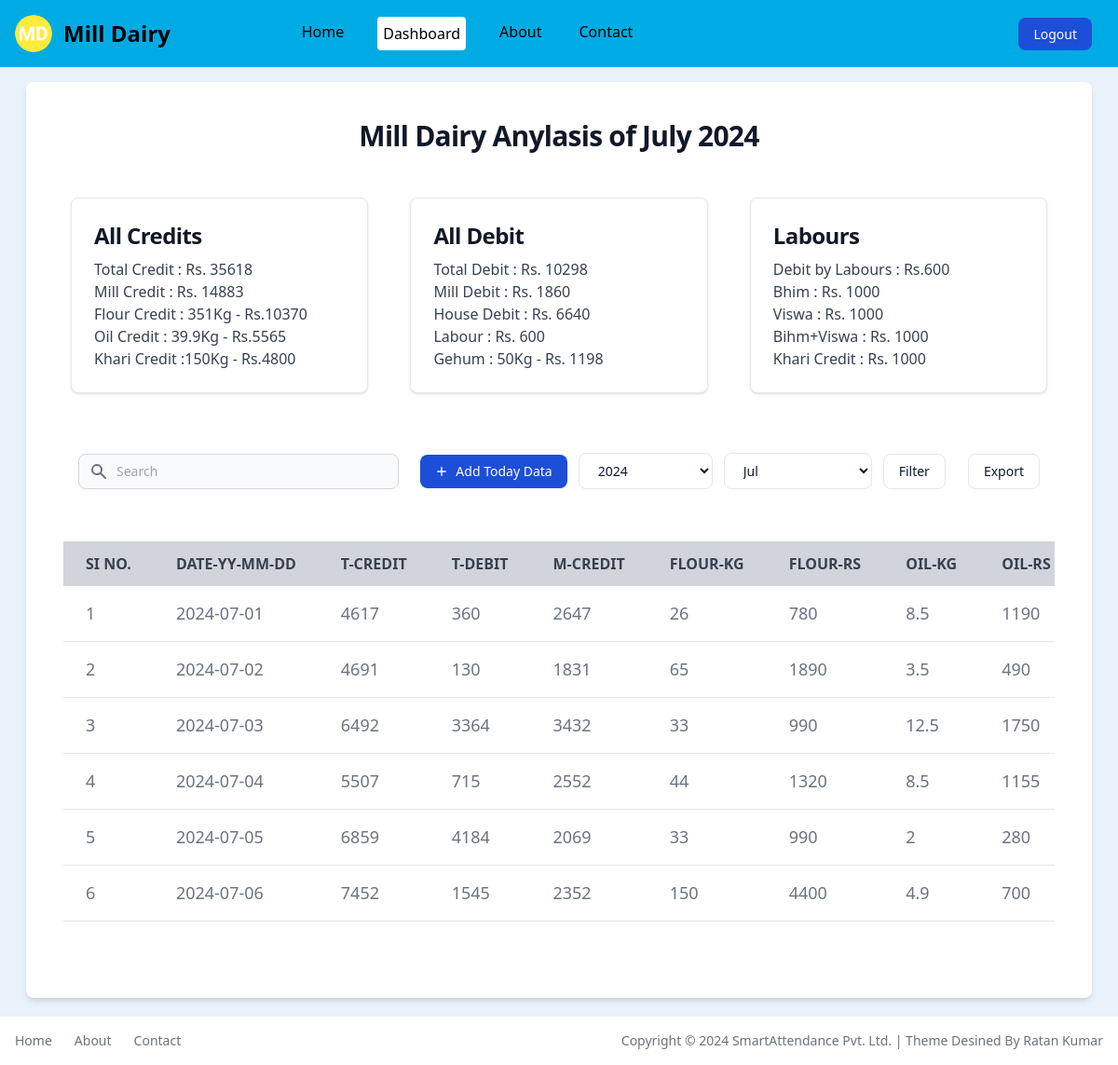
Page /dashboard (signed in) on the earlier database version.
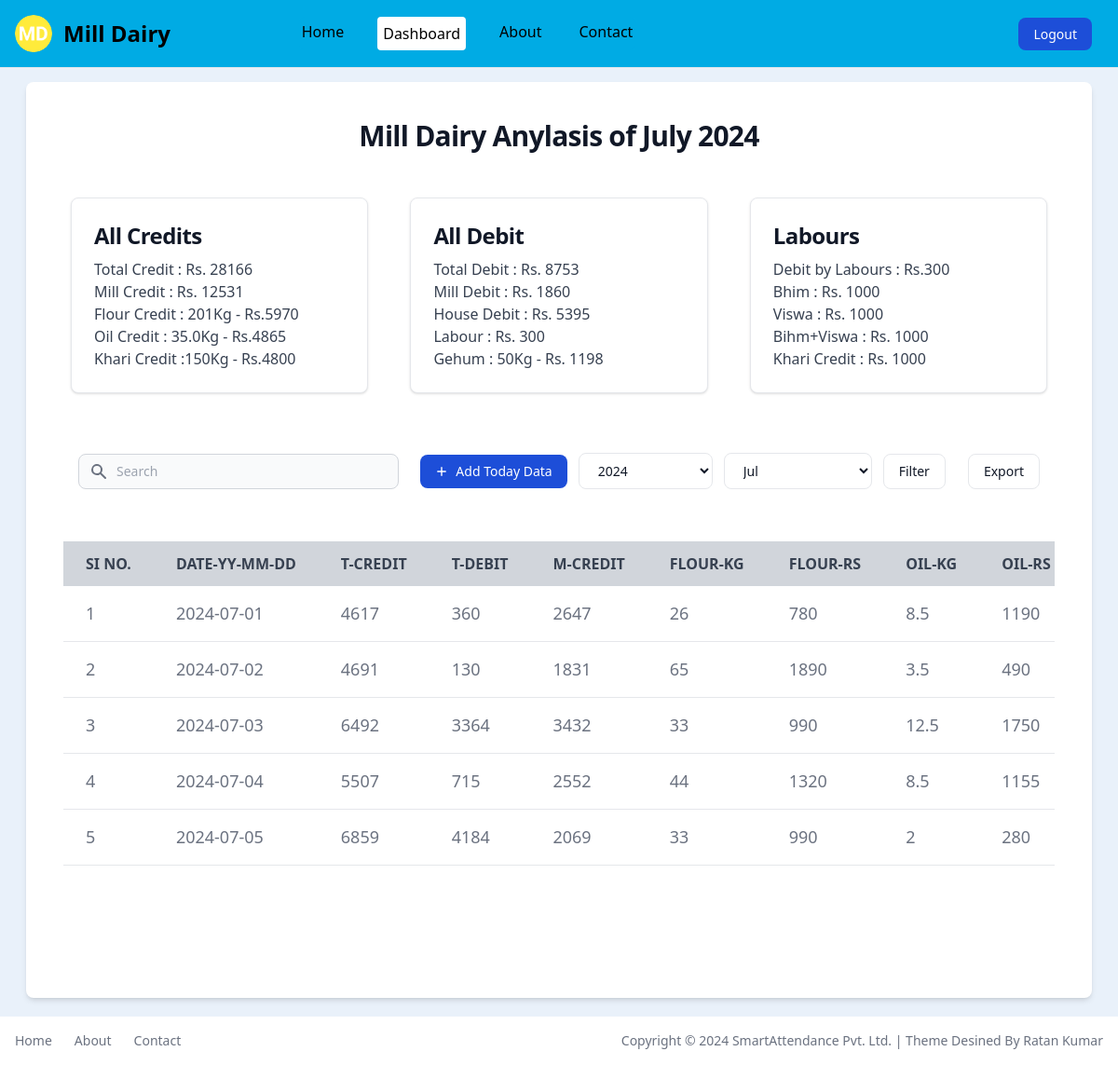
Same page on the later database version.
### app.py (models this page shows, shortened)
class MillData(db.Model):
    id = db.Column(db.Integer, primary_key=True)
    user_id = db.Column(db.Integer, db.ForeignKey('user.id'), nullable=False)
    date = db.Column(db.Date, default=datetime.datetime.now)
    mill_credit = db.Column(db.Integer, nullable=False)
    flour_weight = db.Column(db.Integer, nullable=False)
    flour_rs = db.Column(db.Integer, nullable=False)
    oil_weight = db.Column(db.Integer, nullable=False)
    oil_rs = db.Column(db.Integer, nullable=False)
    khari_weight = db.Column(db.Integer, nullable=False)
    khari_rs = db.Column(db.Integer, nullable=False)
    labour_dscri = db.Column(db.String(100), nullable=False)
    labour_rs = db.Column(db.Integer, nullable=False)
    mill_debit = db.Column(db.Integer, nullable=False)
    mill_dscri = db.Column(db.String(100), nullable=False)
    home_debit = db.Column(db.Integer, nullable=False)
    home_dscri = db.Column(db.String(100), nullable=False)
    gehum_weight = db.Column(db.Integer, nullable=False)
    gehum_rs = db.Column(db.Integer, nullable=False)
    total_credit = db.Column(db.Integer, nullable=False)
    total_debit = db.Column(db.Integer, nullable=False)
    user = db.relationship('User', backref=db.backref('milldatas', lazy=True))

### app.py (the view, shortened to what this page needs)
@app.route('/dashboard', methods=['GET', 'POST'])
def dashboard():
    if 'email' in session:
        user = User.query.filter_by(email=session['email']).first()
        year = datetime.datetime.now().year # Give: 2024/2023..
        current_year = datetime.datetime.now().year # Give: 2024/2023..
        month = datetime.datetime.now().month # Give: 1/2/3/4/5..
        month_name = datetime.datetime.now().strftime("%B")
        if request.method == 'POST':
            year = int(request.form['year'])
            month = int(request.form['month'])
            month_name = datetime.datetime(year, month, 1).strftime("%B")
        mill_dairy_datas = MillData.query.filter(
            MillData.user_id == user.id,
            db.extract('year', MillData.date) == year,
            db.extract('month', MillData.date) == month
        ).all()
        query = request.args.get('query')
        total_t_credit = sum(data.total_credit for data in mill_dairy_datas)
        total_t_debit = sum(data.total_debit for data in mill_dairy_datas)
        total_m_credit = sum(data.mill_credit for data in mill_dairy_datas)
        total_flour_rs = sum(data.flour_rs for data in mill_dairy_datas)
        total_flour_weight = sum(data.flour_weight for data in mill_dairy_datas)
        total_oil_rs = sum(data.oil_rs for data in mill_dairy_datas)
        total_oil_weight = sum(data.oil_weight for data in mill_dairy_datas)
        total_khari_rs = sum(data.khari_rs for data in mill_dairy_datas)
        total_khari_weight = sum(data.khari_weight for data in mill_dairy_datas)
        total_mill_debit = sum(data.mill_debit for data in mill_dairy_datas)
        total_home_debit = sum(data.home_debit for data in mill_dairy_datas)
        total_labour_rs = sum(data.labour_rs for data in mill_dairy_datas)
        total_gehum_rs = sum(data.gehum_rs for data in mill_dairy_datas)
        total_gehum_weight = sum(data.gehum_weight for data in mill_dairy_datas)
        return render_template('dashboard.html', title='Dashboard', current_page='dashboard',
                               mill_dairy_datas=mill_dairy_datas, year=year, current_year=current_year,
                               month=month, month_name=month_name,
                               total_t_credit=total_t_credit, total_t_debit=total_t_debit,
                               total_m_credit=total_m_credit, total_flour_rs=total_flour_rs,
                               total_flour_weight=total_flour_weight, total_oil_rs=total_oil_rs,
                               total_oil_weight=total_oil_weight, total_khari_rs=total_khari_rs,
                               total_khari_weight=total_khari_weight, total_mill_debit=total_mill_debit,
                               total_home_debit=total_home_debit, total_labour_rs=total_labour_rs,
                               total_gehum_rs=total_gehum_rs, total_gehum_weight=total_gehum_weight)
    else:
        flash('You need to login first.', 'error')
        return redirect('/login')

### templates/dashboard.html (shortened to what this page needs)
{% extends 'layout.html' %}
{% block content %}
<div class="pt-[68px] w-full">
    <section class="bg-[#E9F1FA] dark:bg-gray-900 p-3 sm:p-5">
        <div class="mx-auto px-2 lg:px-2">
            <div class="bg-white dark:bg-gray-800 relative shadow-md sm:rounded-lg overflow-hidden">
                <h1 class="m-10 text-center mb-2 text-3xl font-bold tracking-tight text-gray-900 dark:text-white">Mill
                    Dairy Anylasis of {{month_name}} {{year}} </h1>
                <div class="m-1 md:m-10 flex flex-col md:flex-row md:items-center md:justify-between">
                    <div
                        class="block md:w-[30%] max-w-sm m-2 p-6 bg-white border border-gray-200 rounded-lg shadow hover:bg-gray-100 dark:bg-gray-800 dark:border-gray-700 dark:hover:bg-gray-700">
                        <h5 class="mb-2 text-2xl font-bold tracking-tight text-gray-900 dark:text-white">All Credits
                        </h5>
                        <p class="font-normal text-gray-700 dark:text-gray-400">Total Credit : Rs. {{ total_t_credit }}</p>
                        <p class="font-normal text-gray-700 dark:text-gray-400">Mill Credit : Rs. {{total_m_credit}}</p>
                        <p class="font-normal text-gray-700 dark:text-gray-400">Flour Credit : {{ total_flour_weight }}Kg - Rs.{{ total_flour_rs }}</p>
                        <p class="font-normal text-gray-700 dark:text-gray-400">Oil Credit : {{ total_oil_weight }}Kg - Rs.{{ total_oil_rs }}</p>
                        <p class="font-normal text-gray-700 dark:text-gray-400">Khari Credit :{{total_khari_weight}}Kg - Rs.{{total_khari_rs}}</p>
                    </div>
                    <div
                        class="block md:w-[30%] max-w-sm m-2 p-6 bg-white border border-gray-200 rounded-lg shadow hover:bg-gray-100 dark:bg-gray-800 dark:border-gray-700 dark:hover:bg-gray-700">
                        <h5 class="mb-2 text-2xl font-bold tracking-tight text-gray-900 dark:text-white">All Debit</h5>
                        <p class="font-normal text-gray-700 dark:text-gray-400">Total Debit : Rs. {{ total_t_debit }}</p>
                        <p class="font-normal text-gray-700 dark:text-gray-400">Mill Debit : Rs. {{ total_mill_debit }}</p>
                        <p class="font-normal text-gray-700 dark:text-gray-400">House Debit : Rs. {{ total_home_debit }}</p>
                        <p class="font-normal text-gray-700 dark:text-gray-400">Labour : Rs. {{ total_labour_rs }}</p>
                        <p class="font-normal text-gray-700 dark:text-gray-400">Gehum : {{ total_gehum_weight }}Kg - Rs. {{ total_gehum_rs }}</p>
                    </div>
                    <div
                        class="block md:w-[30%] max-w-sm m-2 p-6 bg-white border border-gray-200 rounded-lg shadow hover:bg-gray-100 dark:bg-gray-800 dark:border-gray-700 dark:hover:bg-gray-700">
                        <h5 class="mb-2 text-2xl font-bold tracking-tight text-gray-900 dark:text-white">Labours</h5>
                        <p class="font-normal text-gray-700 dark:text-gray-400">Debit by Labours : Rs.{{ total_labour_rs }}</p>
                        <p class="font-normal text-gray-700 dark:text-gray-400">Bhim : Rs. 1000</p>
                        <p class="font-normal text-gray-700 dark:text-gray-400">Viswa : Rs. 1000</p>
                        <p class="font-normal text-gray-700 dark:text-gray-400">Bihm+Viswa : Rs. 1000</p>
                        <p class="font-normal text-gray-700 dark:text-gray-400">Khari Credit : Rs. 1000</p>
                    </div>
                </div>
                <div class="m-1 md:m-10 flex flex-col md:flex-row items-center justify-between space-y-5 md:space-y-0 md:space-x-4 p-4">
                    <div class="w-full md:w-1/3">
                        <form class="flex items-center" action="/dashboard" method="get">
                            <div class="relative w-full">
                                <div class="absolute inset-y-0 left-0 flex items-center pl-3 pointer-events-none">
                                </div>
                                <input type="text" name="query" id="simple-search" class="bg-gray-50 border border-gray-300 text-gray-900 text-sm rounded-lg focus:ring-primary-500 focus:border-primary-500 block w-full pl-10 p-2 dark:bg-gray-700 dark:border-gray-600 dark:placeholder-gray-400 dark:text-white dark:focus:ring-primary-500 dark:focus:border-primary-500" placeholder="Search" required="">
                            </div>
                        </form>
                    </div>
                    <div class="w-full md:w-auto flex flex-col md:flex-row space-y-5 md:space-y-0 items-stretch md:items-center justify-end md:space-x-3 flex-shrink-0">
                        <button type="button"
                            class="flex items-center justify-center text-white bg-blue-700 hover:bg-primary-800 focus:ring-4 focus:ring-primary-300 font-medium rounded-lg text-sm px-4 py-2 dark:bg-primary-600 dark:hover:bg-primary-700 focus:outline-none dark:focus:ring-primary-800">
                            <svg class="h-3.5 w-3.5 mr-2" fill="currentColor" viewbox="0 0 20 20"
                                xmlns="http://www.w3.org/2000/svg" aria-hidden="true">
                                <path clip-rule="evenodd" fill-rule="evenodd"
                                    d="M10 3a1 1 0 011 1v5h5a1 1 0 110 2h-5v5a1 1 0 11-2 0v-5H4a1 1 0 110-2h5V4a1 1 0 011-1z" />
                            </svg>
                            <a href="/add_new_data">Add Today Data</a>
                        </button>
                        <form action="/dashboard" method="post">
                            <div class="flex items-center space-x-3 w-full md:w-auto">
                                <select name="year" required=""
                                    class="w-full md:w-auto flex items-center justify-center py-2 px-4 text-sm font-medium text-gray-900 focus:outline-none bg-white rounded-lg border border-gray-200 hover:bg-gray-100 hover:text-primary-700 focus:z-10 focus:ring-4 focus:ring-gray-200 dark:focus:ring-gray-700 dark:bg-gray-800 dark:text-gray-400 dark:border-gray-600 dark:hover:text-white dark:hover:bg-gray-700">
                                    {% for y in range(2017, current_year + 1) %}
                                    <option value="{{ y }}" {% if y==year %}selected{% endif %}>
                                        {{ y }}
                                    </option>
                                    {% endfor %}
                                </select>
                                <select name="month" required=""
                                    class="w-full md:w-auto flex items-center justify-center py-2 px-4 text-sm font-medium text-gray-900 focus:outline-none bg-white rounded-lg border border-gray-200 hover:bg-gray-100 hover:text-primary-700 focus:z-10 focus:ring-4 focus:ring-gray-200 dark:focus:ring-gray-700 dark:bg-gray-800 dark:text-gray-400 dark:border-gray-600 dark:hover:text-white dark:hover:bg-gray-700">
                                    <option value="7" {% if 7==month %}selected{% endif %}>Jul</option>
                                </select>
                                <button type="submit"
                                    class="w-full md:w-auto flex items-center justify-center py-2 px-4 text-sm font-medium text-gray-900 focus:outline-none bg-white rounded-lg border border-gray-200 hover:bg-gray-100 hover:text-primary-700 focus:z-10 focus:ring-4 focus:ring-gray-200 dark:focus:ring-gray-700 dark:bg-gray-800 dark:text-gray-400 dark:border-gray-600 dark:hover:text-white dark:hover:bg-gray-700">
                                    Filter
                                </button>
                            </div>
                        </form>
                        <form action="/download_excel" method="post">
                            <div class="flex items-center space-x-3 w-full md:w-auto">
                                <button type="submit"
                                    class="w-full md:w-auto flex items-center justify-center py-2 px-4 text-sm font-medium text-gray-900 focus:outline-none bg-white rounded-lg border border-gray-200 hover:bg-gray-100 hover:text-primary-700 focus:z-10 focus:ring-4 focus:ring-gray-200 dark:focus:ring-gray-700 dark:bg-gray-800 dark:text-gray-400 dark:border-gray-600 dark:hover:text-white dark:hover:bg-gray-700">
                                    Export
                                </button>
                            </div>
                        </form>
                    </div>
                </div>
                <div class="overflow-x-auto m-2 md:m-10 h-[450px]">
                    <table class="w-full text-left text-gray-500 dark:text-gray-400">
                        <thead class="whitespace-nowrap text-gray-700 uppercase bg-gray-300 dark:bg-gray-700 dark:text-gray-400 sticky top-0 z-50">
                            <tr>
                                <th scope="col" class="px-6 py-3"> SI No.</th>
                                <th scope="col" class="px-6 py-3"> Date-YY-MM-DD </th>
                                <th scope="col" class="px-6 py-3">T-Credit </th>
                                <th scope="col" class="px-6 py-3">T-Debit </th>
                                <th scope="col" class="px-6 py-3">M-Credit</th>
                                <th scope="col" class="px-6 py-3">Flour-Kg</th>
                                <th scope="col" class="px-6 py-3">Flour-Rs</th>
                                <th scope="col" class="px-6 py-3">Oil-Kg</th>
                                <th scope="col" class="px-6 py-3">Oil-Rs</th>
                            </tr>
                        </thead>
                        <tbody class="text-[18px]">
                            {% for mill_dairy_data in mill_dairy_datas %}
                            <tr class="bg-white border-b dark:bg-gray-800 dark:border-gray-700">
                                <td class="px-6 py-4">{{ loop.index }}</td>
                                <td class="px-6 py-4">{{ mill_dairy_data.date }}</td>
                                <td class="px-6 py-4">{{ mill_dairy_data.total_credit }}</td>
                                <td class="px-6 py-4">{{ mill_dairy_data.total_debit }}</td>
                                <td class="px-6 py-4">{{ mill_dairy_data.mill_credit }}</td>
                                <td class="px-6 py-4">{{ mill_dairy_data.flour_weight }}</td>
                                <td class="px-6 py-4">{{ mill_dairy_data.flour_rs }}</td>
                                <td class="px-6 py-4">{{ mill_dairy_data.oil_weight }}</td>
                                <td class="px-6 py-4">{{ mill_dairy_data.oil_rs }}</td>
                            </tr>
                            {% endfor %}
                        </tbody>
                    </table>
                </div>
            </div>
        </div>
    </section>
</div>
{% endblock %}

Differences in the rows shown:
removed MillData: date "2024-07-06", total_credit "7452", total_debit "1545", mill_credit "2352", flour_weight "150", flour_rs "4400", oil_weight "4.9", oil_rs "700"
Other differences:
{{ total_t_credit }}: "35618" → "28166"
{{ total_m_credit }}: "14883" → "12531"
{{ total_flour_weight }}: "351" → "201"
{{ total_flour_rs }}: "10370" → "5970"
{{ total_oil_weight }}: "39.9" → "35.0"
{{ total_oil_rs }}: "5565" → "4865"
{{ total_t_debit }}: "10298" → "8753"
{{ total_home_debit }}: "6640" → "5395"
{{ total_labour_rs }}: "600" → "300"
